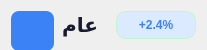
              <widget class="QFrame" name="frame">
               <property name="minimumSize">
                <size>
                 <width>0</width>
                 <height>50</height>
                </size>
               </property>
               <property name="maximumSize">
                <size>
                 <width>16777215</width>
                 <height>50</height>
                </size>
               </property>
               <property name="styleSheet">
                <string notr="true"/>
               </property>
               <layout class="QHBoxLayout" name="genHeaderRow">
                <property name="spacing">
                 <number>8</number>
                </property>
                <item>
                 <widget class="QToolButton" name="genIconBtn">
                  <property name="styleSheet">
                   <string notr="true">QToolButton#genIconBtn { background-color: #3B82F6; border: none; border-radius: 8px; padding: 5px; min-width: 30px; min-height: 30px; }
QToolButton#genIconBtn:hover { background-color: #2563EB; }</string>
                  </property>
                  <property name="text">
                   <string/>
                  </property>
                 </widget>
                </item>
                <item>
                 <widget class="QLabel" name="genTitleLabel">
                  <property name="styleSheet">
                   <string notr="true">QLabel#genTitleLabel { color: #1A1A2E; font-size: 20px; font-weight: 700; }</string>
                  </property>
                  <property name="text">
                   <string>عام</string>
                  </property>
                 </widget>
                </item>
                <item>
                 <spacer>
                  <property name="orientation">
                   <enum>Qt::Horizontal</enum>
                  </property>
                  <property name="sizeHint" stdset="0">
                   <size>
                    <width>10</width>
                    <height>10</height>
                   </size>
                  </property>
                 </spacer>
                </item>
                <item>
                 <widget class="QLabel" name="genDiffPercent">
                  <property name="minimumSize">
                   <size>
                    <width>80</width>
                    <height>0</height>
                   </size>
                  </property>
                  <property name="maximumSize">
                   <size>
                    <width>79</width>
                    <height>30</height>
                   </size>
                  </property>
                  <property name="styleSheet">
                   <string notr="true">QLabel#genDiffPercent { color: #3B82F6; background-color: #DBEAFE; border: 1px solid #BBF7D0; border-radius: 10px; padding: 2px 8px; font-size: 12px; font-weight: 700; }</string>
                  </property>
                  <property name="text">
                   <string>+2.4%</string>
                  </property>
                  <property name="alignment">
                   <set>Qt::AlignCenter</set>
                  </property>
                 </widget>
                </item>
               </layout>
              </widget>
